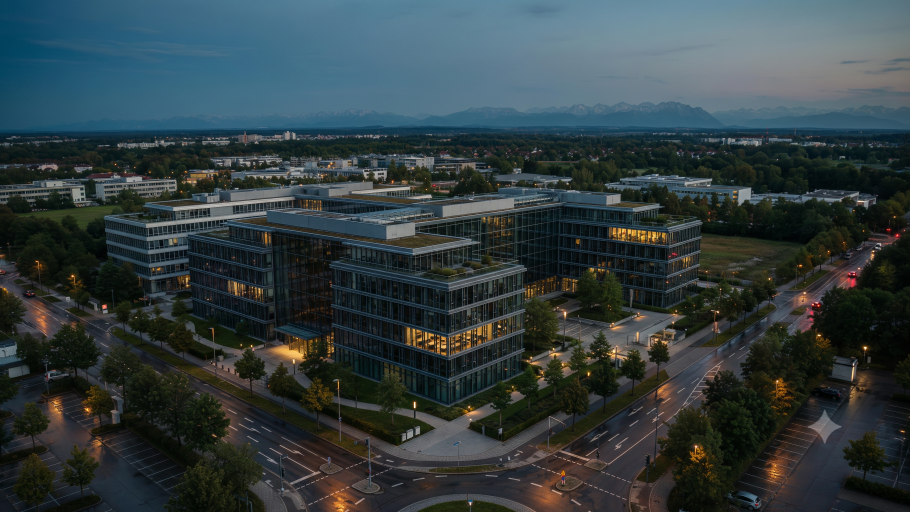
#> input picture jobs/wirecard/flow_img/s020.jpeg, 2730 x 1536 px (shown at 1/3 size)
$ python -i thumbnail.py   (imports and definitions only)
#> lines starting #> are read from the running program, lines starting #| are printed output that depends on the picture
#> further down, picture is the input picture: PIL image 2730x1536 RGB; mean R, G, B 50.5, 62.4, 64.8
"""Firmenfriedhof thumbnails in the RealLifeLore style.

Bright, punchy background; the subject (nearest object, found by depth) picked out in red with a white
outline; a thick white curved arrow pointing at it; 2-4 words in heavy white capitals on black boxes with
one accent word in red or yellow (underlined); optional photo "card" with a white border.

Normally the background is a dedicated Flow image whose prompt already asks for the red highlight and the
white arrow (Nano Banana draws those well); this script adds the text boxes, badge and photo card.
spec = {"bg": path, "lines": ["1,9 MRD. €", "EINFACH WEG"], "accent": "WEG", "accent_color": "red",
        "subject": "red" | "outline" | "none", "arrow": true, "inset": path or None,
        "badge": "SKANDAL" or None, "text_pos": "bottom_left" | "top_left"}
Usage: python3 editor/thumbnail.py spec.json out.jpg
"""
import json, math, os, sys
import numpy as np
import cv2
from PIL import Image, ImageDraw, ImageEnhance, ImageFilter, ImageFont

TW, TH = 1280, 720
HERE = os.path.dirname(os.path.abspath(__file__))
FONTS = os.path.join(os.path.dirname(HERE), "assets", "fonts")
HEAVY = os.path.join(FONTS, "Montserrat[wght].ttf")
RED, YELLOW, WHITE, BLACK = (232, 30, 36), (255, 214, 0), (255, 255, 255), (0, 0, 0)


# [14 lines left out: functions heavy, cover, not called in this run]


def punch(im):
    im = ImageEnhance.Color(im).enhance(1.35)
    im = ImageEnhance.Contrast(im).enhance(1.18)
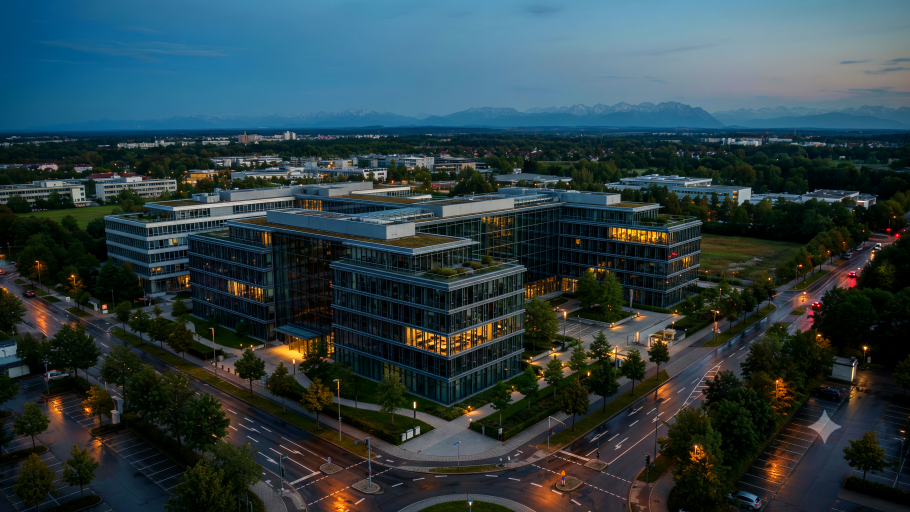
#> im: PIL image 2730x1536 RGB (shown at 1/3 size); mean R, G, B 45.1, 63.5, 67.8
    im = ImageEnhance.Brightness(im).enhance(1.08)
    return im.filter(ImageFilter.UnsharpMask(2, 90, 2))


# [151 lines left out: functions subject_mask, draw_arrow, text_boxes, inset_card, make, not called in this run]


# [2 lines not run here, left out]

>>> from PIL import Image
>>> picture = Image.open('../jobs/wirecard/flow_img/s020.jpeg')
>>> result = punch(picture)

$ run again, on test/clip_start/s14.jpg
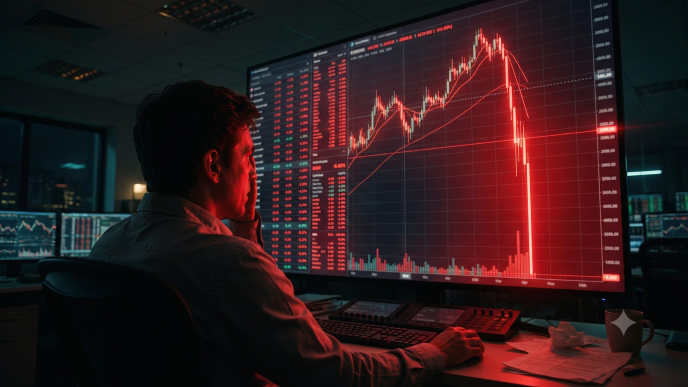
#> input picture test/clip_start/s14.jpg, 1376 x 774 px (shown at 1/2 size)
#> picture is the input picture: PIL image 1376x774 RGB; mean R, G, B 47.4, 26.2, 28.6
#> in punch, `im = ImageEnhance.Contrast(im).enhance(1.18)`:
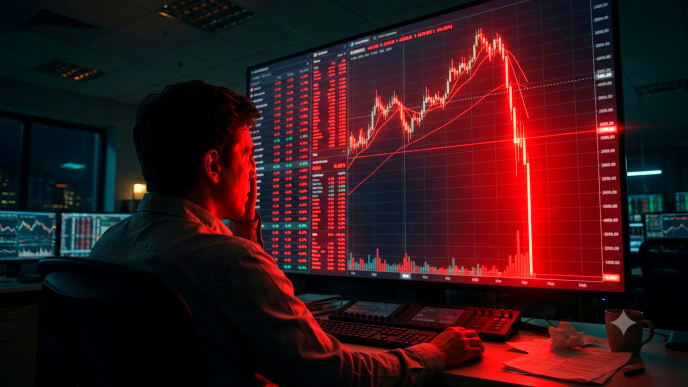
#> im: PIL image 1376x774 RGB (shown at 1/2 size); mean R, G, B 54.9, 21.7, 25.5
#> in punch, `return im.filter(ImageFilter.UnsharpMask(2, 90, 2))`:
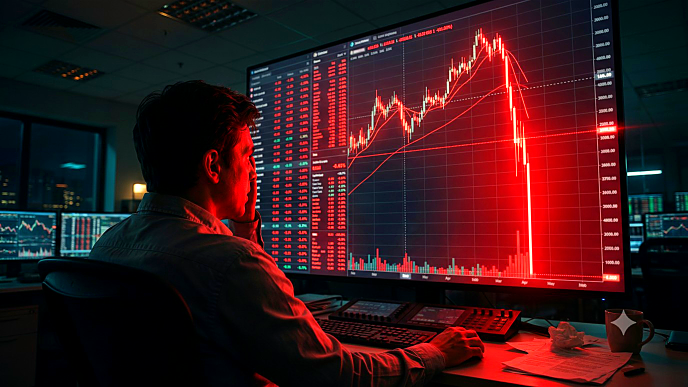
#> returned value: PIL image 1376x774 RGB (shown at 1/2 size); mean R, G, B 57.9, 23.5, 27.5
